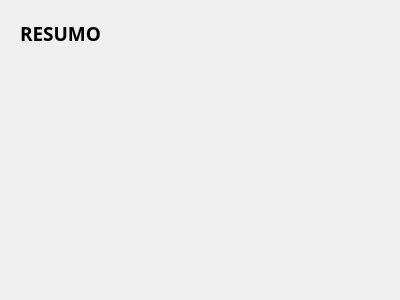
<?xml version="1.0" encoding="UTF-8"?>
<ui version="4.0">
 <class>Form</class>
 <widget class="QWidget" name="Form">
  <property name="geometry">
   <rect>
    <x>0</x>
    <y>0</y>
    <width>400</width>
    <height>300</height>
   </rect>
  </property>
  <property name="windowTitle">
   <string>Form</string>
  </property>
  <widget class="QLabel" name="label">
   <property name="geometry">
    <rect>
     <x>20</x>
     <y>20</y>
     <width>93</width>
     <height>27</height>
    </rect>
   </property>
   <property name="font">
    <font>
     <family>Arial Black</family>
     <pointsize>14</pointsize>
     <weight>75</weight>
     <bold>true</bold>
    </font>
   </property>
   <property name="text">
    <string>RESUMO</string>
   </property>
  </widget>
 </widget>
 <resources/>
 <connections/>
</ui>
